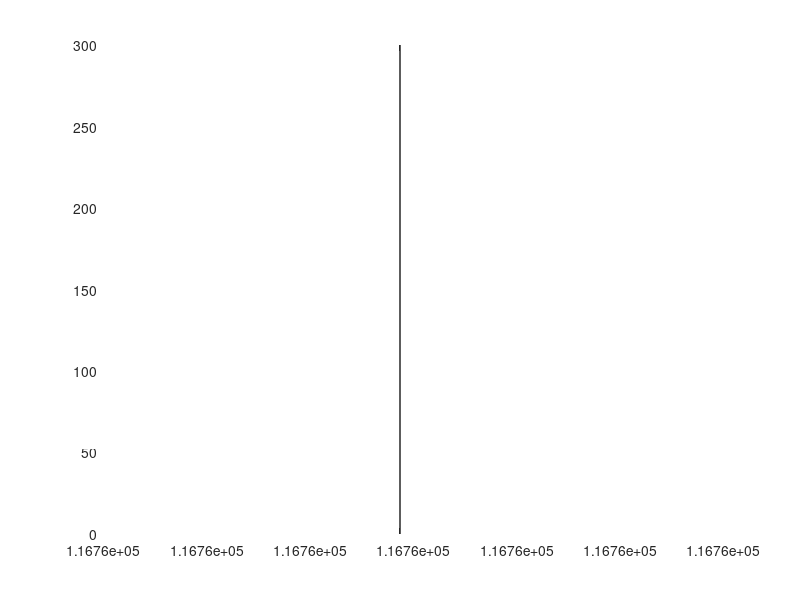
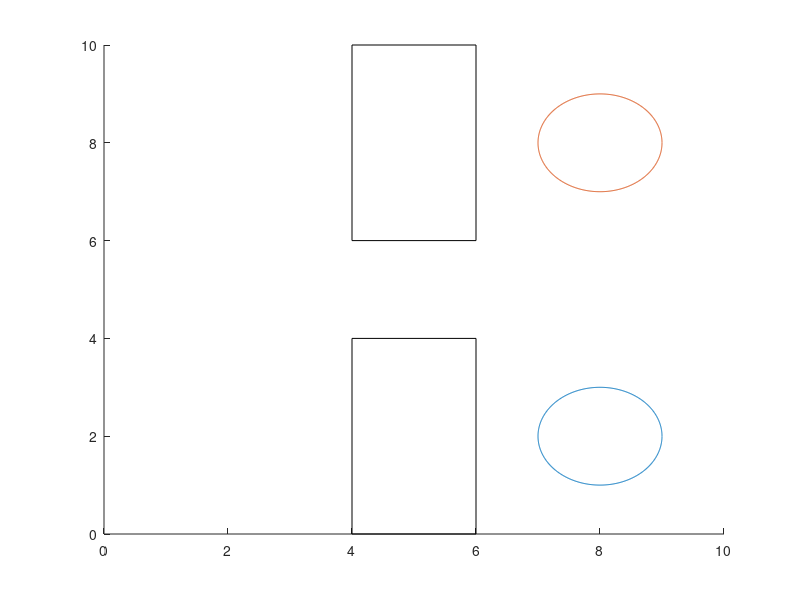

The MATLAB script that drew these images, in order: (Note: this script raises an error after producing the figures.)
close all;
clear all;
%set imulation param 
x_size = 10; %unit = m
y_size = 10;
Ts = 10^(-6); %sampling time (unit = s)
plot_num = 20;
iter_num = 500;
grid_numX = 50;
grid_numY = 50; %E-density and temperature maps grid number

%inserted boxes define by interval of x and y axis [x_L x_R y_down y_up]
box_num = 2;
box = [4 6 6 y_size; 4 6 0 4];
%plot the box
figure(2);
for i=1:box_num
    boxL = box(i, 2) - box(i, 1);
    boxH = box(i, 4) - box(i, 3);
    figure(2);
    rectangle('Position', [box(i, 1) box(i, 3) boxL boxH]);
    axis([0 x_size 0 y_size])
    hold on;
end

%inserted circles by set the centre (cx, cy) and radius: [cx, cy, r]
circ_num = 2; %number of circle
circ = [8 2 1; 8 8 1];
ang = 0:0.01:2*pi
for c=1:circ_num
    xp = circ(c, 3) * cos(ang);
    yp = circ(c, 3) * sin(ang);
    figure(2);
    plot(circ(c, 1) + xp , circ(c, 2) + yp );
    hold on;
end

%e- parameter
m = 9.11 * 10^(-31);
T = 300; %unit = K
kb = 1.38 * 10^(-23); %Boltzmann constant
v_th = sqrt(3*kb*T / m) %thermal velocity

e_num = 1000; %number of electron
tmn = 0.2 * 10^(-12);
p_scatter = 1 - exp(-Ts / tmn);
avg_temp = zeros([1, iter_num]);

%initial position
e_posx = randi([0 min(box(:, 1))], e_num, 1);
e_posy = randi([0 (y_size-1)], e_num, 1); %generate random position of n electrons withing the area
e_posx_old = zeros(e_num, 1);
e_posy_old = zeros(e_num, 1);

%initial speed
std = sqrt(m / (2*pi*kb*T));
rand_v = normrnd(v_th, std, [1 e_num]);
figure(1);
hist(rand_v);
e_vx = zeros(e_num, 1); 
e_vy = zeros(e_num, 1); 
for i=1:e_num
    dir = randi([0 360]);
    e_vx(i) = rand_v(i) * cos(dir); %new Vx
    e_vy(i) = rand_v(i) * sin(dir); %new Vy
end

%iteration start
for i=1:iter_num
    %store the prev position
    e_posx_old = e_posx;
    e_posy_old = e_posy; 
    %position update
    e_posx = e_posx + (Ts*e_vx);
    e_posy = e_posy + (Ts*e_vy);
    
    for j=1:e_num
        vx_old = e_vx(j);
        vy_old = e_vy(j);
        e_vx(j) = vx_old;
        e_vy(j) = vy_old;

        %check y-axis
        if (e_posy(j) >= y_size) || (e_posy(j) <= 0)
            e_vy(j) = -vy_old;
        else
            e_vy(j) = vy_old;
        end
       
        %check inserted boxes
        for b=1:box_num
            if (e_posx(j) >= box(b, 1)) && (e_posx(j) <= box(b, 2)) && (e_posy(j) >= box(b, 3)) && (e_posy(j) <= box(b, 4)) %if particl in the dead region
                if (e_posx_old(j) <= box(b, 1) || (e_posx_old(j) >= box(b, 2))) %if partivle come from the sides of the box
                    e_vx(j) = -vx_old;
                elseif ((e_posy_old(j) < box(b, 3)) || (e_posy_old(j) > box(b, 4))) %if particle top/bottom of the box
                    e_vy(j) = -vy_old;
                else
                    e_vx(j) = -vx_old;
                    e_vy(j) = -vy_old;
                end
            end
        end
        %update position
        %e_posy(j) = e_posy(j) + (Ts*e_vy(j));
        %e_posx(j) = e_posx(j) + (Ts*e_vx(j));

        %check inserted circles
        for c=1: circ_num
            
            x_dist = e_posx(j) - circ(c, 1);
            y_dist = e_posy(j) - circ(c, 2);
            dist = sqrt(x_dist^2 + y_dist^2); %determin the distance between electron and circle center
            ang_circ = atand(x_dist / y_dist); %determin the ang of electron to the center of circle

            if (dist <= 1.1*circ(c, 3)) %if the electron position hit the circle 
                temp = e_posy_old(j) - e_posy(j);
                temp2 = e_posx_old(j) - e_posx(j);
                ang_in = atand(temp / temp2); %entrane angle (xy coordinate)
                phi2 = 2*ang_circ + 2*ang_in - 360;
                ang_out = ang_in - phi2;

                v_circ = sqrt(e_vx(j)^2 + e_vy(j)^2);
                e_vx(j) =  -v_circ * cosd(ang_out); %new Vx
                e_vy(j) =  -v_circ * sind(ang_out); %new Vy             
            end        
        end

        %update position
        e_posy(j) = e_posy(j) + (Ts*e_vy(j));
        e_posx(j) = e_posx(j) + (Ts*e_vx(j));
        
        %check x boundary
        if (e_posx(j) >= x_size)
            e_posx(j) = 0;
            e_posx_old(j) = 0;
        elseif (e_posx(j) < 0)
            e_posx(j) = x_size;
            e_posx_old(j) = x_size;
        end 

        %speed for next iteration
        if (randi([0 100]) <= p_scatter)
            dir = randi([0 360]);
            e_vx(j) = v_th * cos(dir); %new Vx
            e_vy(j) = v_th * sin(dir); %new Vy
        end
    end
    
    %plotting
    traj_x = [e_posx_old e_posx];
    traj_y = [e_posy_old e_posy];
    for k=1:plot_num
        figure(2);
        plot(traj_x(k, :), traj_y(k, :), 'SeriesIndex', k);
        hold on;
    end

    %average temperature calculation
    ev = sqrt((e_vx.^2) + (e_vy.^2));
    ev_avg = sum(ev) / e_num;
    avg_temp(i) = ((ev_avg^2) * m) / (3*kb);
    
    pause(0.0001); %change this number to change the animation speed
end

%plot avg temperature
figure(3);
plot(linspace(0, iter_num, iter_num), avg_temp, ".-")

%plot the E-density and termperature map
grid_x = x_size / grid_numX;
grid_y = y_size / grid_numY;
e_dens = zeros(grid_numY, grid_numX);
t_map = zeros(grid_numY, grid_numX);
for i=0:(grid_numY - 1)
    for j=0:(grid_numX - 1)
        for k=1:e_num
            up_limx = (i*grid_x) + grid_x;
            low_limx = i*grid_x;
            up_limy = (j*grid_y) + grid_y;
            low_limy = j*grid_y;
            if (e_posx(k) < up_limx) && (e_posx(k) >= low_limx) && (e_posy(k) < up_limy) && (e_posy(k) >= low_limy)
                e_dens(i+1, j+1) = e_dens(i+1, j+1) + 1;
                ev = sqrt((e_vx(k)^2) + (e_vy(k)^2));
                t_map(i+1, j+1) = t_map(i+1, j+1) + (((ev^2) * m) / (3*kb));
            end 
        end
    end
end
denX = linspace(0, grid_numX, grid_numX);
denY = linspace(0, grid_numY, grid_numY);
[denx deny] = meshgrid(denX, denY);
%E-density
figure(4);
surf(denx, deny, e_dens);
%T map
figure(5);
surf(denx, deny, t_map);




